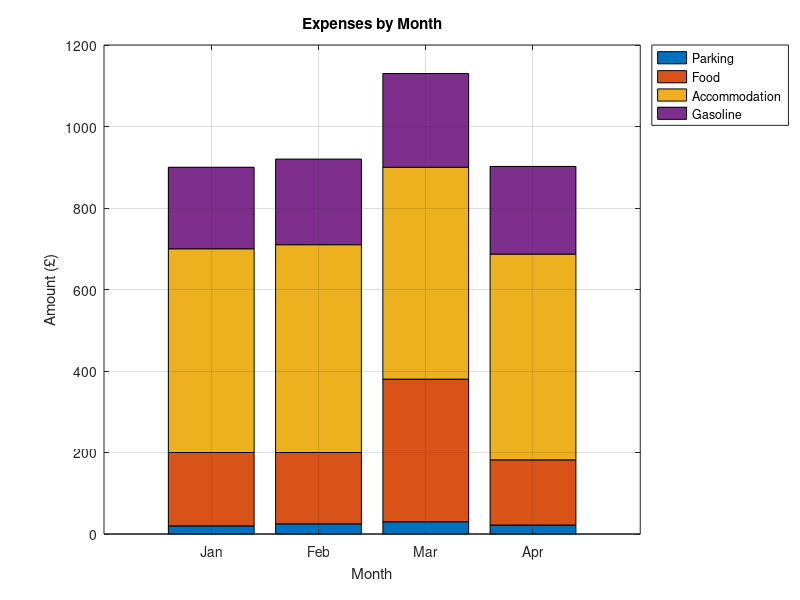

Reproduce this figure in MATLAB.

% Categories: Gasoline, Food, Rent, Utilities
% Data for Jan, Feb, Mar, Apr
data = [
    20, 180, 500, 200;  % January
    25, 175, 510, 210;  % February
    30, 350, 520, 230;  % March
    22, 160, 505, 215   % April
];

% Transpose for stacked bar format (each row = category)
data = data';

% Month labels
months = {'Jan', 'Feb', 'Mar', 'Apr'};

% Category labels for legend
category = {'Parking', 'Food', 'Accommodation', 'Gasoline'};

% Create stacked bar chart
figure;
bar(data', 'stacked');

% Add labels
title('Expenses by Month');
xlabel('Month');
ylabel('Amount (£)');
set(gca, 'XTickLabel', months);
legend(category, 'Location', 'northeastoutside');

% Optional: improve appearance
grid on;
